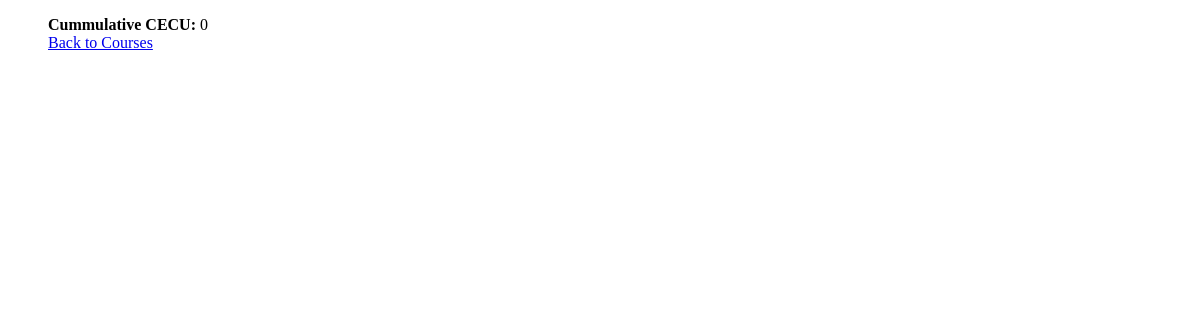
The page /system/view/viewCourseHistory/ (signed in) on the database as committed earlier.
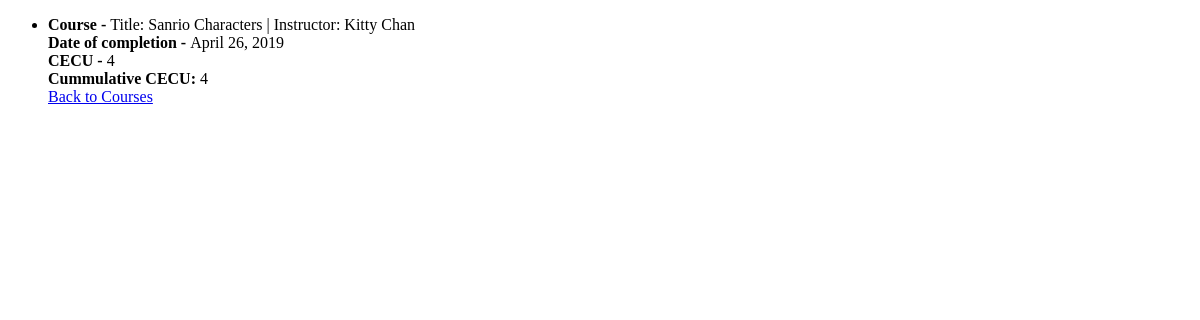
The same page on the database as committed later.
### system/models.py (models this page shows, shortened)
class Course(models.Model):
	instructor = models.ForeignKey(Instructor, on_delete=models.CASCADE)
	category = models.ForeignKey(Category,on_delete=models.CASCADE)
	title = models.CharField(max_length=200)
	description = models.TextField()
	CECU_value = models.IntegerField()
	STATUS = (
		(0,'Open'),
		(1,'Pending'),
		(2,'Closed'),
	)
	status = models.IntegerField(choices=STATUS)
	def __str__(self):
		return f'Title: {self.title} | Instructor: {self.instructor.first_name} {self.instructor.last_name}'

class Enroll(models.Model):
	learner = models.ForeignKey(Learner, on_delete=models.CASCADE)
	course = models.ForeignKey(Course, on_delete=models.CASCADE)
	status = models.BooleanField(default=False)
	progress = models.IntegerField(default=0)								# modules that visible to the learner
	finish_time = models.DateField(default=None, blank=True, null=True)

### system/moreviews/studyModule.py (the view)
# urls.py: path('view/viewCourseHistory/', studyModule.viewCourseHistory, name='viewCourseHistory'),
def viewCourseHistory(request, **kwargs):
	template = loader.get_template('courseHistory.html')
	enrolls = list({'course': e.course, 'finish_time': e.finish_time} for e
    				in Enroll.objects.filter(learner__id=request.user.id, status=True).order_by('finish_time'))
	cummulative_CECU = sum(list(e.course.CECU_value for e in Enroll.objects.filter(learner_id=request.user.id, status=True)))
	context = {
		'enrolls': enrolls,
		'learner': Learner.objects.filter(id=request.user.id)[0],
		'cummulative_CECU': cummulative_CECU
	}
	return HttpResponse(template.render(context, request))

### templates/studyModule/courseHistory.html (shortened to what this page needs)
<!DOCTYPE html>
{% if user.is_authenticated %}
<head>
</head>
<body>
  <ul>
  {% for enroll in enrolls %}
    <li>
      <b>Course - </b> {{enroll.course}}<br>
      <b>Date of completion - </b>{{enroll.finish_time}}<br>
      <b>CECU - </b>{{enroll.course.CECU_value}}
    </li>
  {% endfor %}
  <div>
    <b>Cummulative CECU:</b> {{cummulative_CECU}}
  </div>
  <a href="/system/view/">Back to Courses</a>
  </ul>
</body>
{% endif %}

Rows that differ between the two databases and show on the page:
now on this page (row edited): Course: course "Title: Sanrio Characters | Instructor: Kitty Chan", finish_time "April 26, 2019", course.CECU_value "4"
Other text that changed with them:
{{ cummulative_CECU }}: "0" → "4"
